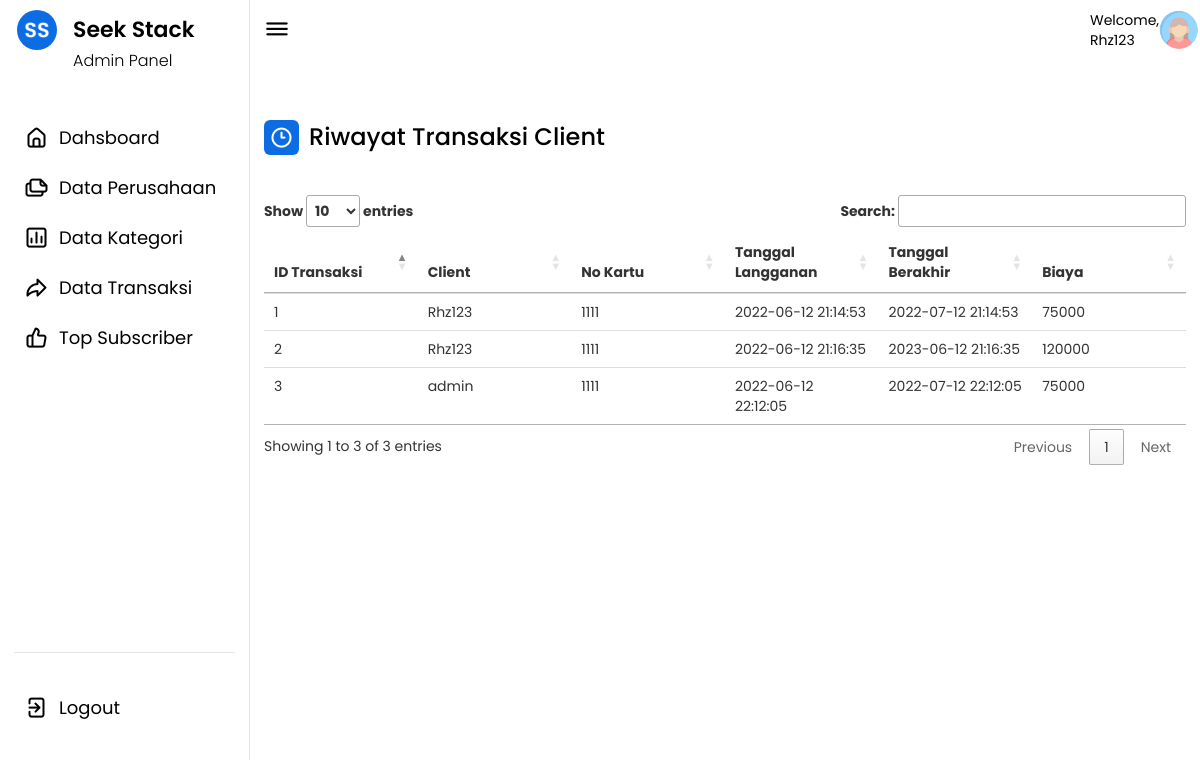
The page /data-transaksi.php (signed in) on the database its author committed.
### tables this page shows
CREATE TABLE `transaksi` (
  `id_trans` int(4) NOT NULL AUTO_INCREMENT,
  `username` varchar(32) DEFAULT NULL,
  `nomor_kartu` int(15) DEFAULT NULL,
  `tanggal_mulai` datetime DEFAULT NULL,
  `tanggal_akhir` datetime DEFAULT NULL,
  `jumlah` int(15) DEFAULT NULL,
  PRIMARY KEY (`id_trans`)
);

### data-transaksi.php (the view, shortened to what this page needs)
<?php
 include 'dbconnect.php';
?>
<!DOCTYPE html>
    <head>
		<link rel="stylesheet" type="text/css" href="css/index.css" />
        <link rel="stylesheet" href="https://maxcdn.bootstrapcdn.com/bootstrap/3.3.7/css/bootstrap.min.css">
        <link rel="stylesheet" href="css/admin-css.css">
        <link rel="stylesheet" href="https://unicons.iconscout.com/release/v4.0.0/css/line.css">
        <link rel="stylesheet" href="https://cdn.datatables.net/1.11.5/css/jquery.dataTables.min.css">
	</head>
    <body>
        <?php include 'nav-admin.php'; ?>
        <section class="dashboard">
            <div class="top">
                <i class="uil uil-bars sidebar-toggle"></i>
                <?php  if (!isset($_SESSION['session_user'])) : ?>
                    <span class="user" style="margin-left: 800px;">Please login first!</span>
                <?php else : ?>
                    <span class="user" style="margin-left: 800px;">
                    Welcome, <?php echo $_SESSION['session_user']; ?>
                    </span>
                <img src="image/profile-admin.png" alt="">
                <?php endif ?>
            </div>
            <div class="dash-content">
                <div class="activity">
                    <div class="title">
                        <i class="uil uil-clock-three"></i>
                        <span class="text">Riwayat Transaksi Client</span>
                    </div>
                    <div class="activity-data">
                        <div class="table-responsive">
                            <table class="table table-hover" id="dataTable" width="100%" cellspacing="0">
                            <thead>
                                    <tr>
                                        <th  style="text-align: left;">ID Transaksi</th>
                                        <th  style="text-align: left;">Client</th>
                                        <th  style="text-align: left;">No Kartu</th>
                                        <th  style="text-align: left;">Tanggal Langganan</th>
                                        <th  style="text-align: left;">Tanggal Berakhir</th>
                                        <th  style="text-align: left;">Biaya</th>
                                    </tr>
                                </thead>
                                <tbody>
                                    <?php
                                        $query = mysqli_query($conn, "SELECT * FROM transaksi");
                                        while($row = $query->fetch_assoc()){
                                          echo
                                          "<tr>
                                          <td>".$row['id_trans']."</td>
                                          <td>".$row['username']."</td>
                                          <td>".$row['nomor_kartu']."</td>
                                          <td>".$row['tanggal_mulai']."</td>
                                          <td>".$row['tanggal_akhir']."</td>
                                          <td>".$row['jumlah']."</td>
                                          </tr>";
                                         }
                                         ?>
                                </tbody>
                            </table>
                        </div>
                    </div>
                </div>
            </div>
        </section>
    </body>
</html>

### css/admin-css.css (style rules this page uses)
* { margin: 0; padding: 0; box-sizing: border-box; font-family: 'Poppins', sans-serif; }
body { min-height: 100vh; }
.dashboard { position: relative; left: 250px; background-color: var(--panel-color); min-height: 100vh; width: calc(100% - 250px); padding: 10px 14px; transition: var(--tran-05); }
.dashboard .top { position: fixed; top: 0; left: 250px; display: flex; width: calc(100% - 250px); justify-content: space-between; align-items: center; padding: 10px 14px; background-color: var(--panel-color); transition: var(--tran-05); z-index: 10; }
.dashboard .top .sidebar-toggle { font-size: 26px; color: var(--text-color); cursor: pointer; }
.top .user { color: var(--text-color); }
.top img { width: 40px; border-radius: 50%; }
.dashboard .dash-content { padding-top: 50px; }
.dash-content .title { display: flex; align-items: center; margin: 60px 0 30px 0; }
.dash-content .title i { position: relative; height: 35px; width: 35px; background-color: var(--primary-color); border-radius: 6px; color: var(--title-icon-color); display: flex; align-items: center; justify-content: center; font-size: 24px; }
.dash-content .title .text { font-size: 24px; font-weight: 500; color: var(--text-color); margin-left: 10px; }
.dash-content .activity .activity-data { display: flex; justify-content: space-between; align-items: center; width: 100%; }
.activity .activity-data { display: flex; }
table { width: 100%; table-layout: fixed; }

### rows shown on the page
transaksi: id_trans "1", username "Rhz123", nomor_kartu "1111", tanggal_mulai "2022-06-12 21:14:53", tanggal_akhir "2022-07-12 21:14:53", jumlah "75000"
transaksi: id_trans "2", username "Rhz123", nomor_kartu "1111", tanggal_mulai "2022-06-12 21:16:35", tanggal_akhir "2023-06-12 21:16:35", jumlah "120000"
transaksi: id_trans "3", username "admin", nomor_kartu "1111", tanggal_mulai "2022-06-12 22:12:05", tanggal_akhir "2022-07-12 22:12:05", jumlah "75000"

### other values the page prints
$_SESSION['session_user'] "Rhz123"
